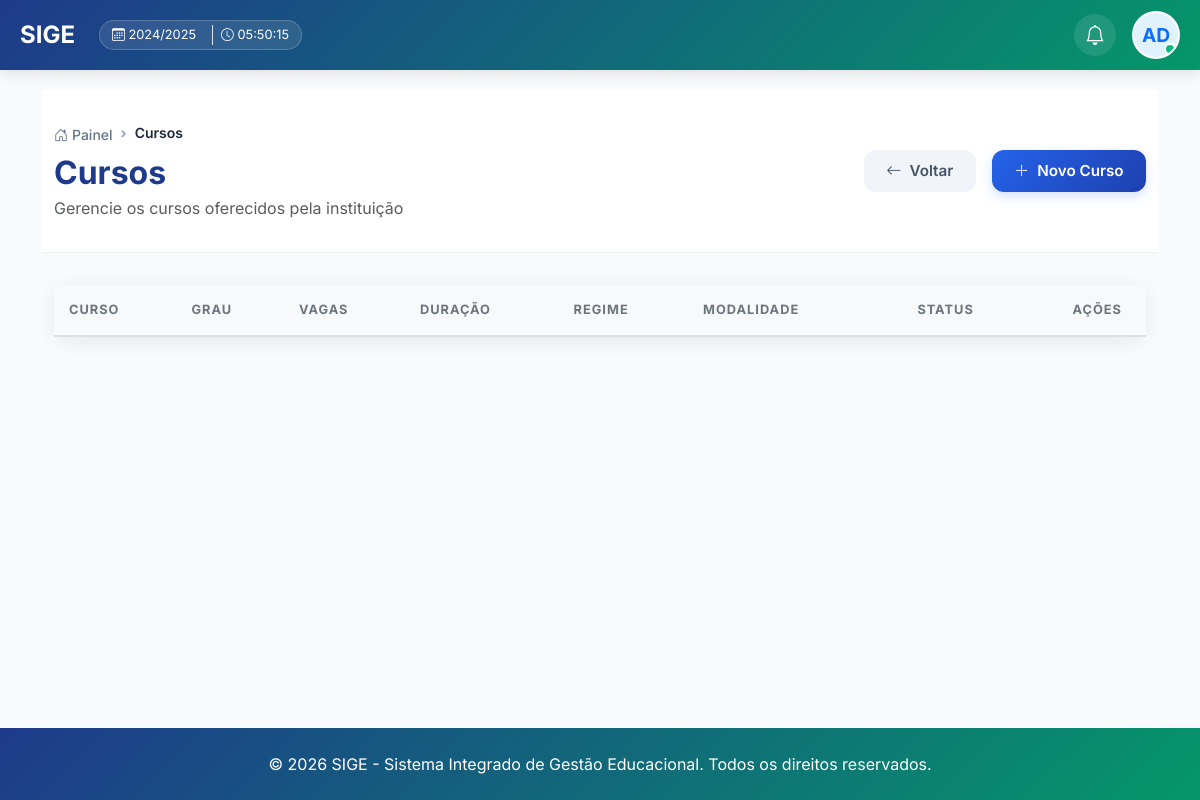
Before: /cursos/ (signed in) with the older database file.
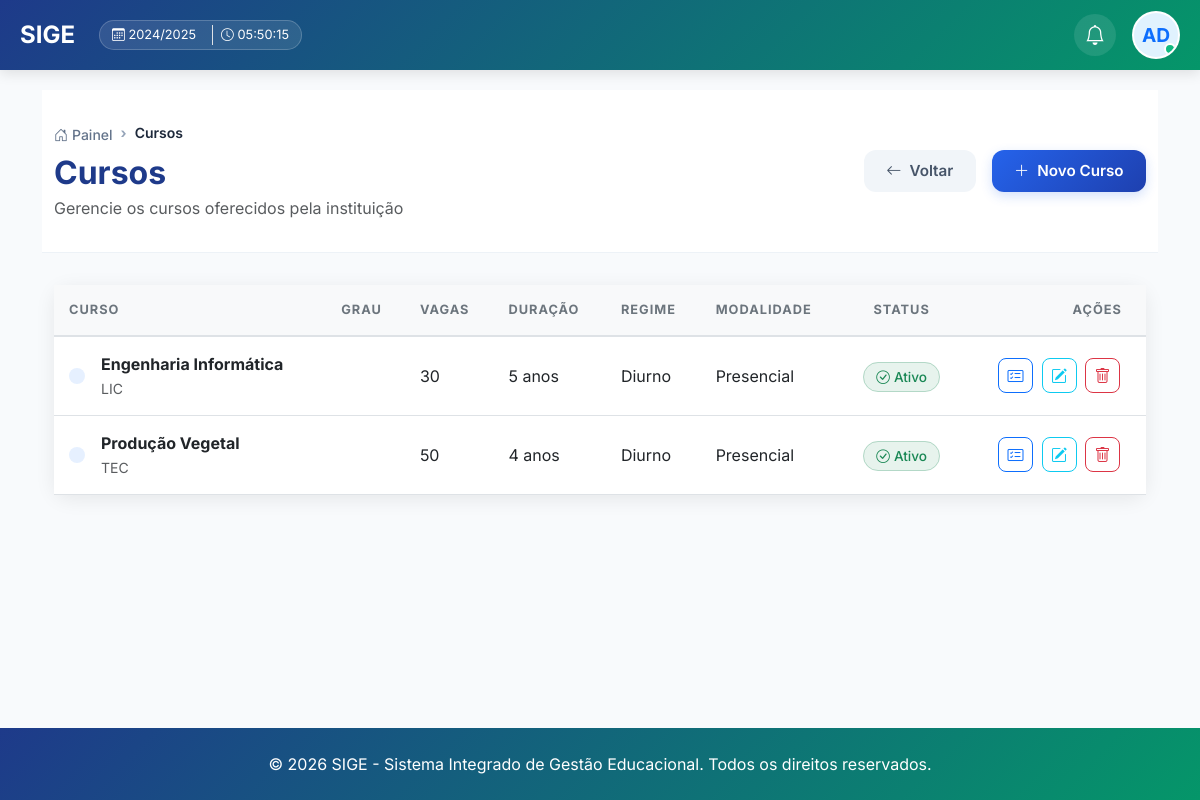
After: the same page with the newer database file.
### core/models.py (models this page shows, shortened)
class Curso(models.Model):
    REGIME_CHOICES = [
        ('diurno', 'Diurno'),
        ('pos-laboral', 'Pós-Laboral'),
    ]
    MODALIDADE_CHOICES = [
        ('presencial', 'Presencial'),
        ('semipresencial', 'Semipresencial'),
        ('ead', 'EAD'),
    ]
    DURACAO_CHOICES = [
        (3, '3 meses'),
        (6, '6 meses'),
        (12, '1 ano'),
        (24, '2 anos'),
        (36, '3 anos'),
        (48, '4 anos'),
        (60, '5 anos'),
    ]
    codigo = models.CharField(max_length=50, unique=True, default="CURSO", verbose_name="Código do Curso")
    nome = models.CharField(max_length=200, verbose_name="Nome do Curso")
    grau = models.ForeignKey(NivelAcademico, on_delete=models.CASCADE, related_name='cursos', verbose_name="Grau Académico")
    regime = models.CharField(max_length=20, choices=REGIME_CHOICES, default='diurno', verbose_name="Regime")
    modalidade = models.CharField(max_length=20, choices=MODALIDADE_CHOICES, default='presencial', verbose_name="Modalidade")
    descricao = models.TextField(blank=True, verbose_name="Descrição")
    vagas = models.PositiveIntegerField(verbose_name="Número de Vagas")
    duracao_meses = models.PositiveIntegerField(
        choices=DURACAO_CHOICES,
        default=12,
        verbose_name="Duração"
    )
    nota_minima = models.DecimalField(
        max_digits=4,
        decimal_places=2,
        default=10.00,
        validators=[MinValueValidator(10.00), MaxValueValidator(20.00)],
        verbose_name="Nota Mínima para Aprovação"
    )
    requer_prerequisitos = models.BooleanField(default=False, verbose_name="Requer Pré-requisitos")
    ativo = models.BooleanField(default=True, verbose_name="Ativo")
    data_criacao = models.DateTimeField(auto_now_add=True)
    data_atualizacao = models.DateTimeField(auto_now=True)
    class Meta:
        verbose_name = "Curso"
        verbose_name_plural = "Cursos"
        ordering = ['nome']

### core/views.py (the view)
# urls.py: path('cursos/', views.cursos_lista, name='cursos_lista'),
@login_required
def cursos_lista(request):
    cursos = Curso.objects.all().order_by('-ativo', 'nome')
    niveis = NivelAcademico.objects.all()
    print(f"DEBUG: Níveis carregados na view cursos_lista: {[n.nome for n in niveis]}")
    return render(request, 'core/listar_cursos.html', {'cursos': cursos, 'niveis': niveis})

### core/context_processors.py (called while the page is built)
def subscricao_context(request):
    if not request.user.is_authenticated:
        return {}
    subscricao = Subscricao.objects.filter(estado__in=['ativo', 'teste']).first()
    return {'subscricao': subscricao}

def global_academic_context(request):
    config = ConfiguracaoEscola.objects.first()
    context = {
        'config': config
    }
    if request.user.is_authenticated:
        ano_atual = AnoAcademico.objects.filter(ano_atual=True).first()
        semestre_atual = None
        if ano_atual:
            semestre_atual = ano_atual.semestres.filter(ativo=True).first()
        perfil = PerfilUsuario.objects.filter(user=request.user).first()
        context.update({
            'ano_atual': ano_atual,
            'semestre_atual': semestre_atual,
            'user_perfil': perfil
        })
    return context

### core/models.py (called while the page is built)
    def __str__(self):
        return self.codigo

    def __str__(self):
        return self.nome

### core/templates/core/listar_cursos.html (shortened to what the changed rows need)
{% extends 'core/base.html' %}
{% block content %}
<div class="page-header">
    <div class="container">
        <div class="d-flex justify-content-between align-items-center">
            <div>
                <h2 class="fw-bold mb-1" style="color: #1e3a8a;">Cursos</h2>
            </div>
        </div>
    </div>
</div>
<div class="container pb-5">
    <div class="tab-content" id="managementTabsContent">
        <div class="card academic-card">
            <div class="card-body p-0">
                <div class="table-responsive">
                    <table class="table table-modern mb-0">
                        <thead>
                            <tr>
                                <th>Curso</th>
                                <th>Grau</th>
                                <th>Vagas</th>
                                <th>Duração</th>
                                <th>Regime</th>
                                <th>Modalidade</th>
                                <th class="text-center">Status</th>
                                <th class="text-end pe-4">Ações</th>
                            </tr>
                        </thead>
                        <tbody>
                            {% for curso in cursos %}
                            <tr>
                                <td>
                                    <div class="d-flex align-items-center">
                                        <div class="bg-primary bg-opacity-10 p-2 rounded-3 me-3">
                                        </div>
                                        <div>
                                            <span class="fw-bold text-dark d-block">{{ curso.nome }}</span>
                                            <small class="text-muted">{{ curso.codigo }}</small>
                                        </div>
                                    </div>
                                </td>
                                <td>{{ curso.get_grau_display|default:'' }}</td>
                                <td>{{ curso.vagas }}</td>
                                <td>{{ curso.get_duracao_meses_display }}</td>
                                <td>{{ curso.get_regime_display|default:'' }}</td>
                                <td>{{ curso.get_modalidade_display|default:'' }}</td>
                                <td class="text-center">
                                    <button class="btn btn-link p-0 text-decoration-none btn-toggle-curso" data-curso-id="{{ curso.id }}">
                                        {% if curso.ativo %}
                                        <span class="status-badge bg-success bg-opacity-10 text-success border border-success border-opacity-25">
                                            <i class="bi bi-check-circle me-1"></i>Ativo
                                        </span>
                                        {% else %}
                                        <span class="status-badge bg-secondary bg-opacity-10 text-secondary border border-secondary border-opacity-25">
                                            <i class="bi bi-circle me-1"></i>Inativo
                                        </span>
                                        {% endif %}
                                    </button>
                                </td>
                                <td class="text-end pe-4">
                                    <a href="{% url 'grelha_curricular' %}" class="btn-action btn btn-outline-primary" title="Ver Plano Curricular">
                                        <i class="bi bi-card-checklist"></i>
                                    </a>
                                    <button class="btn-action btn btn-outline-info btn-editar-curso"
                                            data-curso-id="{{ curso.id }}"
                                            data-curso-codigo="{{ curso.codigo }}"
                                            data-curso-nome="{{ curso.nome }}"
                                            data-curso-vagas="{{ curso.vagas }}"
                                            data-curso-duracao="{{ curso.duracao_meses }}"
                                            data-curso-nota="{{ curso.nota_minima }}"
                                            data-curso-grau="{{ curso.grau }}"
                                            data-curso-regime="{{ curso.regime }}"
                                            data-curso-modalidade="{{ curso.modalidade }}"
                                            data-curso-requer="{{ curso.requer_prerequisitos|yesno:'True,False' }}"
                                            data-bs-toggle="modal" data-bs-target="#modalEditarCurso">
                                        <i class="bi bi-pencil-square"></i>
                                    </button>
                                    <button type="button" class="btn-action btn btn-outline-danger"
                                            onclick="openDeleteModal('{{ curso.id }}', '{{ curso.nome }}')">
                                        <i class="bi bi-trash"></i>
                                    </button>
                                </td>
                            </tr>
                            {% endfor %}
                        </tbody>
                    </table>
                </div>
            </div>
        </div>
    </div>
</div>
{% endblock %}

Changed rows visible on the page:
added Curso: nome "Engenharia Informática", codigo "LIC", vagas "30", duracao_meses "5 anos", regime "Diurno", modalidade "Presencial", ativo True (drawn)
added Curso: nome "Produção Vegetal", codigo "TEC", vagas "50", duracao_meses "4 anos", regime "Diurno", modalidade "Presencial", ativo True (drawn)
